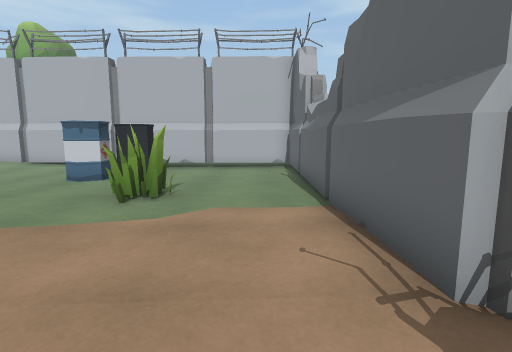
View 1 (above)

23 first-person views from a walk through a scene from a Unity 3-D project. The camera is 1.2 m above the floor, tilts 8° down and sees 80° across. The floor is counted in squares, 1 m on a side. Each view is taken from the middle of a square. On the plan, view 1 faces up. The plan holds only what a view shows up to about 13 squares ahead; the rest is blank. The place goes on beyond the plan. The player character is not drawn.

View 2
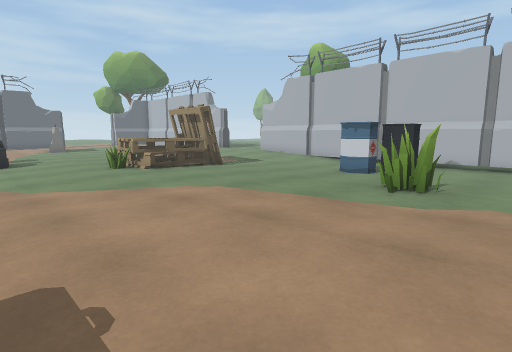

View 3
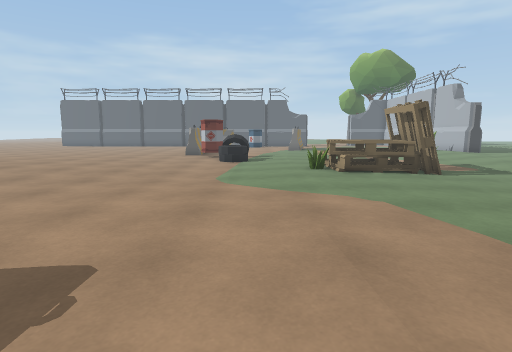

View 4
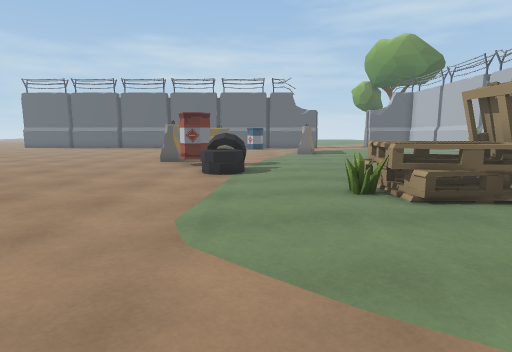

View 5
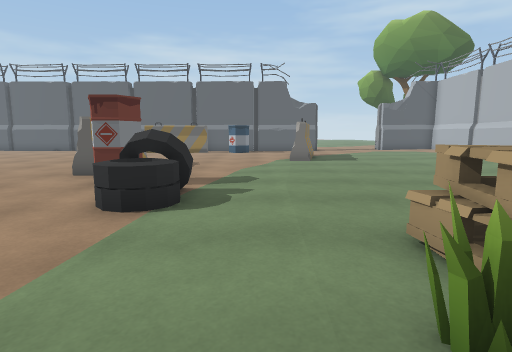

View 6
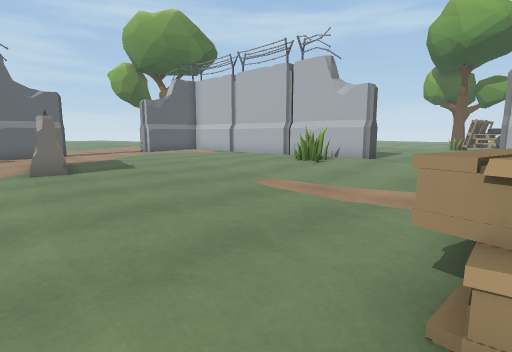

View 7
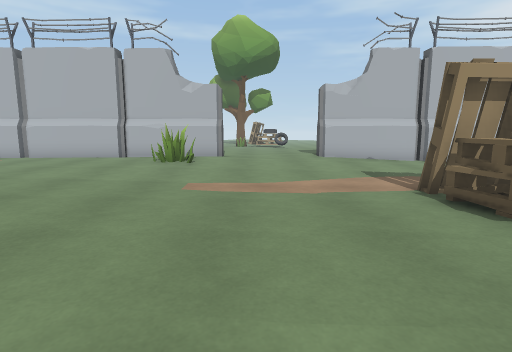

View 8
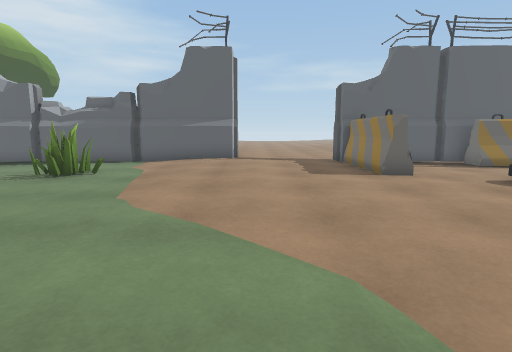

View 9
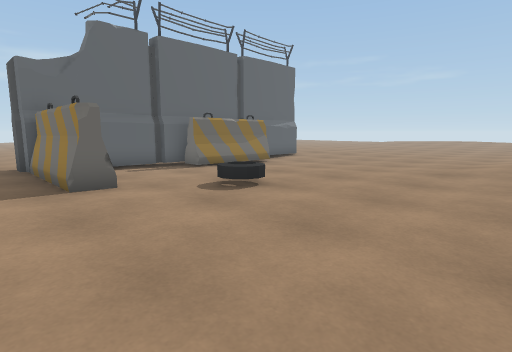

View 10
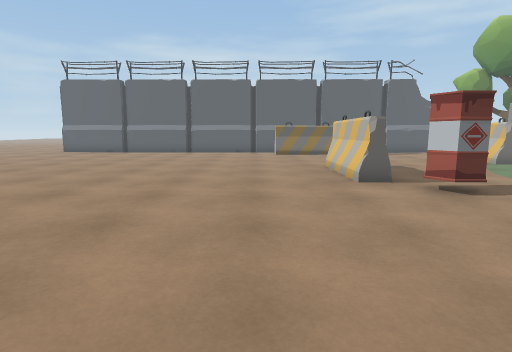

View 11
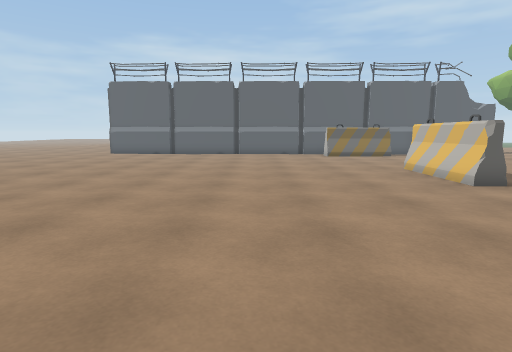

View 12
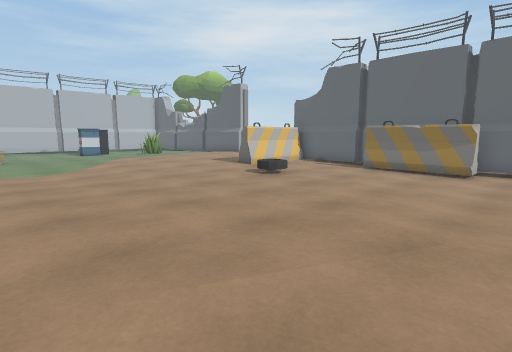

View 13
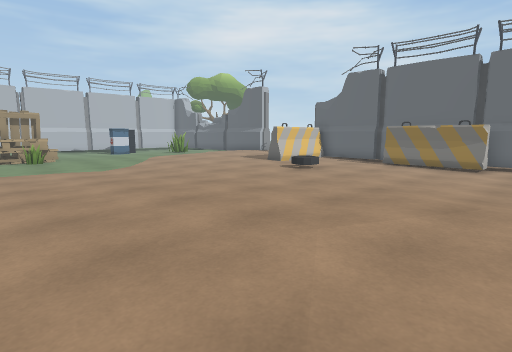

View 14
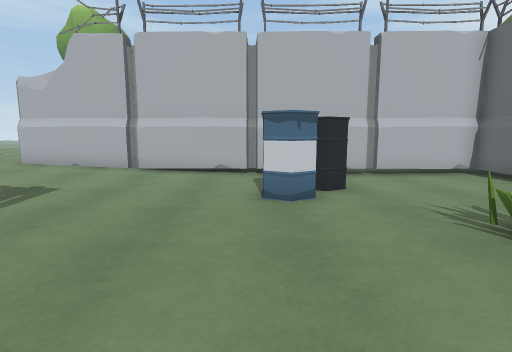

View 15
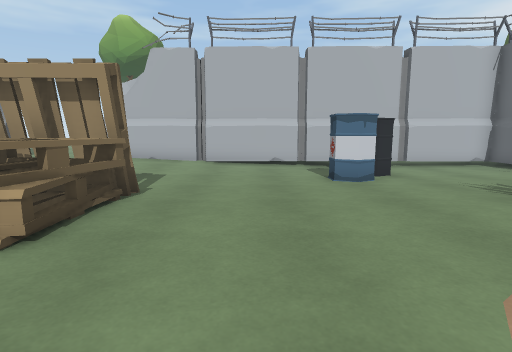

View 16
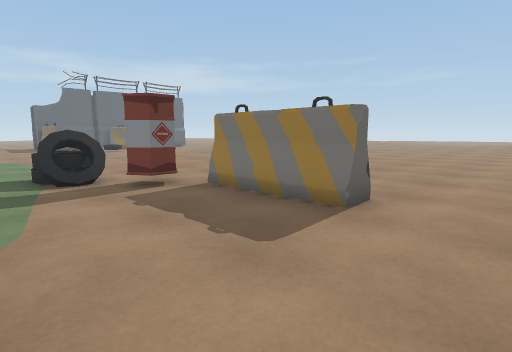

View 17
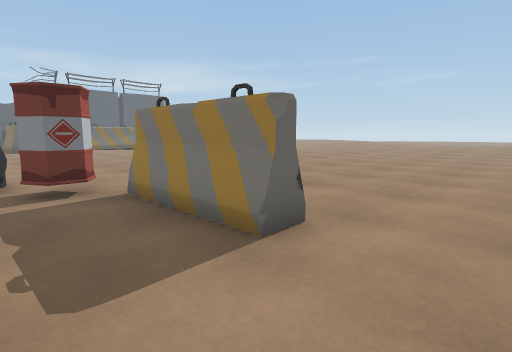

View 18
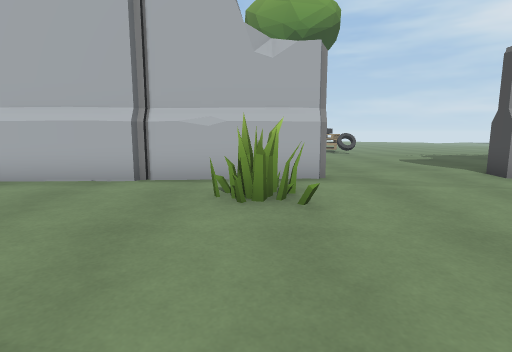

View 19
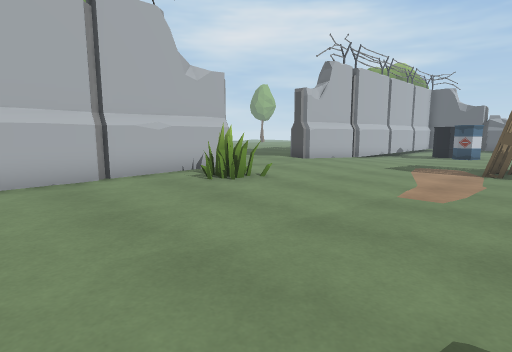

View 20
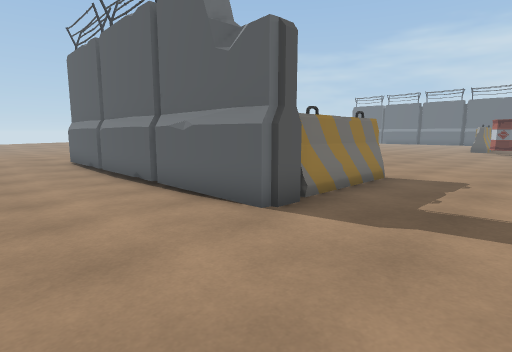

View 21
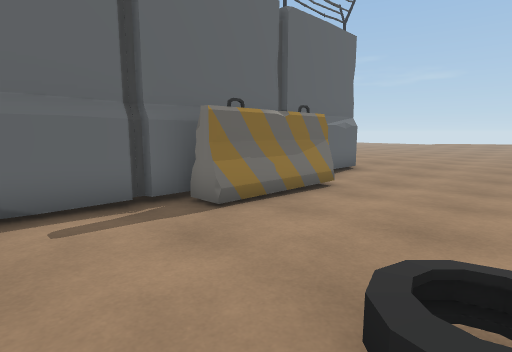

View 22
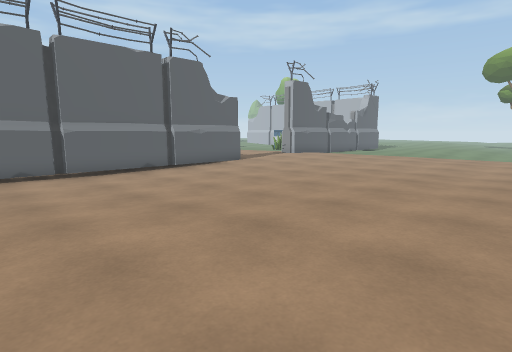

View 23
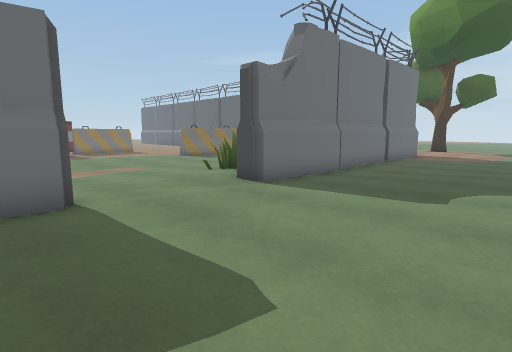

### Floor plan
Key: @ floor where view 1 was taken; # wall or solid block; . main floor; : floor 0.25 m higher than the main floor; - floor 0.25 m lower than the main floor; = window, fence, low wall or low ledge; ^ raised ledge; v drop or lower ground; B barrel; A barricade; O other object.
Columns run from 25 left of view 1 to 14 right of it. Each row starts with its distance up from view 1.
 20       ..... ..
 19 .............:
 18 .............:
 17 .............:
 16 ............:
 15 ...####....##          --
 14 #######....##############
 13 ...............------ -#####
 12 .....=........------  -----#
 11 ............--------BB-----#
 10 ..........---------BBB-----#
  9 ........------------B------#
  8 ......---------------------#
  7 ......------###---------..-#
  6 .......-----^^#=----...#...#
  5 A.........--^^^............#
  4 AAA.........^^^=..........##
  3 ..........................##
  2 . ........................##        ...
  1  ...-----=--------............ .   ....
  0 ...-----=#v-------.......@.....   .....
 -1 ...----BB#=-------.............. ......
 -2 ....---BB----------.............-......
 -3 ...AAAA-------------..AAAAA#..---......
 -4 ......--------------...---##------.....
 -5 .......-----....----------##------.....
 -6 .................----O----##-------....
 -7  .................--------##-------.....
 -8  ..................------AA#-------.....
 -9  ...................-----A #-------.....
-10  ...................-----AA#------......
-11  ...................-----AA#------......
-12  ..................-------##-----......
-13  ........... ......-------##---  ..... .

Where each view was taken, in squares from view 1:
view 1: 0 up, 0 right, facing up
view 2: 1 down, 0 right, facing up-left
view 3: 1 up, 0 right, facing left
view 4: 1 up, 5 left, facing left
view 5: 2 up, 10 left, facing left
view 6: 2 up, 13 left, facing up-left
view 7: 1 up, 17 left, facing up
view 8: 1 up, 11 left, facing right
view 9: 1 down, 9 left, facing down-right
view 10: 6 down, 11 left, facing left
view 11: 9 down, 11 left, facing left
view 12: 13 down, 12 left, facing up-right
view 13: 13 down, 14 left, facing up-right
view 14: 3 up, 6 left, facing up
view 15: 1 up, 8 left, facing up
view 16: 2 up, 25 left, facing down-right
view 17: 0 up, 25 left, facing down-right
view 18: 7 up, 20 left, facing up
view 19: 6 up, 25 left, facing up-right
view 20: 1 up, 6 right, facing down-left
view 21: 4 down, 4 left, facing down-right
view 22: 13 down, 14 right, facing up-left
view 23: 20 up, 13 left, facing down-left
